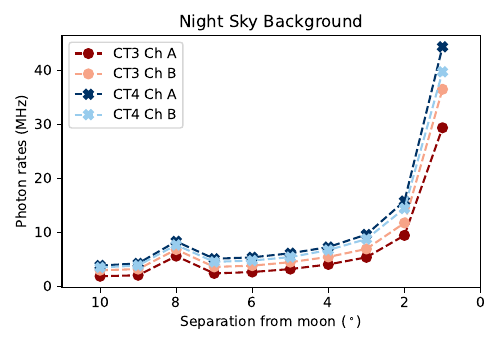

This chart was generated by the following Python code:
import numpy as np
import matplotlib.pyplot as plt
import geometry as geo

start = int(0)
end   = int(9)

# Rate calculations
off_3a   = np.loadtxt("../calibs_ct3/off.off")[0]
off_3b   = np.loadtxt("../calibs_ct3/off.off")[1]
off_4a   = np.loadtxt("../calibs_ct4/off.off")[0]
off_4b   = np.loadtxt("../calibs_ct4/off.off")[1]

calib_3a   = np.loadtxt("../calibs_ct3/calib.calib")[10]
calib_3b   = np.loadtxt("../calibs_ct3/calib.calib")[11]
calib_4a   = np.loadtxt("../calibs_ct4/calib.calib")[10]
calib_4b   = np.loadtxt("../calibs_ct4/calib.calib")[11]


def calculate_rates (m3a, m3b, m4a, m4b):
    rate_3a = 1e-6 * (m3a-off_3a)/(calib_3a * 1.6e-9)
    rate_3b = 1e-6 * (m3b-off_3b)/(calib_3b * 1.6e-9)
    rate_4a = 1e-6 * (m4a-off_4a)/(calib_4a * 1.6e-9)
    rate_4b = 1e-6 * (m4b-off_4b)/(calib_4b * 1.6e-9)

    return rate_3a, rate_3b, rate_4a, rate_4b


r3as = []
r3bs = []
r4as = []
r4bs = []
for i in range (start,end+1):
    file = "../moon_nsb_{:05d}.fcorr".format(i)
    tdiff, mean_pc1A, mean_pc1B, mean_pc2A, mean_pc2B, az, alt, thetime = geo.get_params(file)
    
    r3a, r3b, r4a, r4b = calculate_rates(mean_pc1A, mean_pc1B, mean_pc2A, mean_pc2B)
    r3as.append(r3a)
    r3bs.append(r3b)
    r4as.append(r4a)
    r4bs.append(r4b)

x = [10,9,8,7,6,5,4,3,2,1]

plt.title("Night Sky Background")
plt.plot(x,r3as, "o--", label="CT3 Ch A", color="red")
plt.plot(x,r3bs, "o--", label="CT3 Ch B", color="orange")
plt.plot(x,r4as, "x--", label="CT4 Ch A", color="blue")
plt.plot(x,r4bs, "x--", label="CT4 Ch B", color="cyan")
plt.xlabel("Separation from moon ($^\circ$)")
plt.ylabel("Photon rates (MHz)")
plt.legend()
plt.grid()
plt.xlim(10,0)
plt.savefig("nsb.png")
plt.show()